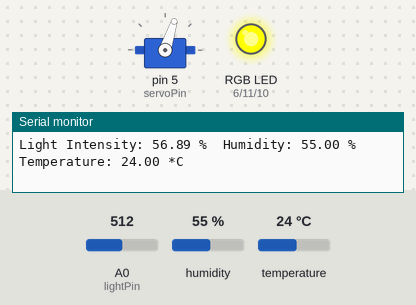
A sketch run on a simulated Arduino Uno, built with avr-gcc and run on an emulated ATmega328P. Shown: servo, an RGB LED mixed from three pins (HIGH = lit), the last lines printed to the serial monitor. The inputs (shaded band) are chosen by the test bench; at power-on: temperature 24 °C, A0 (lightPin) = 512, humidity 55 %.

Above: at 2.6 s.
2.7 s: temperature set to 25.4 °C
6.2 s: temperature set to 26.7 °C
At 8.5 s:
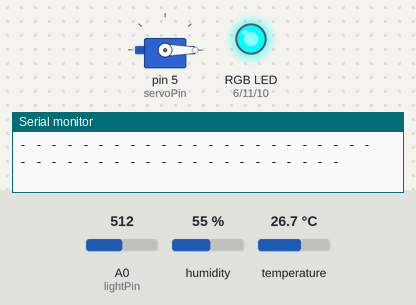
11.5 s: temperature set to 12 °C
At 13.9 s:
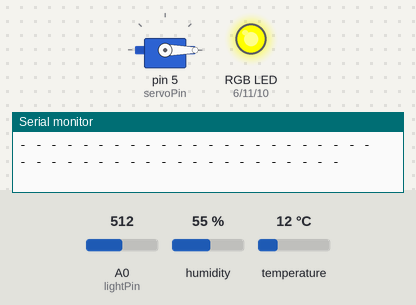
20.4 s: A0 (lightPin) set to 466
23.9 s: A0 (lightPin) set to 437
At 26.9 s:
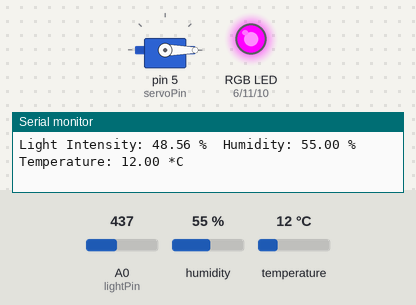
27.2 s: A0 (lightPin) set to 511
At 28.39 s:
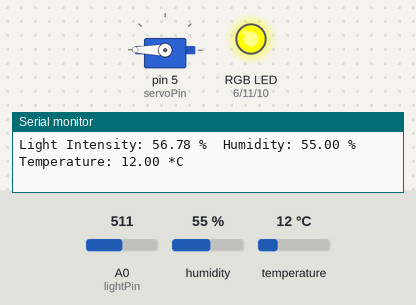
Timing chart, 0 to 37.1 s (numbered marks = the images above; inputs shaded):
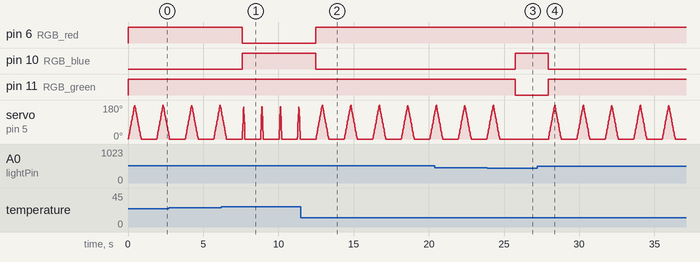

Measured:
- the behaviour switches between 26 and 26.1 °C on temperature (found by bisection; images 0 and 1)
- the behaviour switches between 450 and 449 on A0 (lightPin) (found by bisection; images 2 and 3)
- after the input at 6.2 s, pin 6 (RGB_red): HIGH → LOW after 1.4 s; pin 10 (RGB_blue): LOW → HIGH after 1.4 s
- after the input at 11.5 s, pin 6 (RGB_red): LOW → HIGH after 0.98 s; pin 10 (RGB_blue): HIGH → LOW after 0.98 s
- after the input at 23.9 s, pin 10 (RGB_blue): LOW → HIGH after 1.8 s; pin 11 (RGB_green): HIGH → LOW after 1.8 s; servo on pin 5 (servoPin): goes on until 24.7 s, then stays 0°

The sketch:

mentorship19.ino
```cpp
/* ELEC / CPEN Workshop For UBC BEST Mentorship 2019/2020
 *  Reading from a photoresistor and DHT 22 sensor, and output a servo signal based on situation and RGB LED
 *  Using Arduino Uno, LED, potentiometer, DHT22, 3x1k resistors
 *  By: Alessandro Narciso


Servo setup: https://www.arduino.cc/en/Tutorial/Knob
DHT setup: https://www.instructables.com/id/How-to-use-DHT-22-sensor-Arduino-Tutorial/
RGB setup: https://randomnerdtutorials.com/electronics-basics-how-do-rgb-leds-work/
Photoresistor setup: https://www.instructables.com/id/How-to-use-a-photoresistor-or-photocell-Arduino-Tu/

 */
/*----------------------------------------------------------*/

/**** LIBRARIES ********************/
#include "DHT.h"
#include "Servo.h"

/**** PINS DEFINITIONS ********************/
//temp/hum sensor pins
#define DHTPIN 4     // what pin we're connected to
#define DHTTYPE DHT22   // DHT 22  (AM2302)

//photoresistor pin
#define lightPin A0

//servo pin
#define servoPin 5

//LED pins
int RGB_red = 6;
int RGB_green = 11;
int RGB_blue = 10;

/**** INITIALIZE ********************/
DHT dht(DHTPIN, DHTTYPE); //temp/hum sensor

//servo motor
Servo myservo;  // create servo object to control a servo
                // twelve servo objects can be created on most boards
int pos = 0;    // variable to store the servo position

float lightSensorValue = 0;

//SETUP
void setup()
{
  // to potentiometer ground, potentiometer positive to 5V pin
  // in series with 4.7k ohm R to ground
  pinMode(lightPin, INPUT);

  // LED setup
  pinMode(RGB_red, OUTPUT);
  pinMode(RGB_green, OUTPUT);
  pinMode(RGB_blue, OUTPUT);

  //servo pins
   myservo.attach(servoPin);  // attaches the servo on pin 9 to the servo object

  // DHT setup
  dht.begin();

  //define baud rate
  Serial.begin(9600);
}

//LOOP
void loop()
{
  // reading the value from the light sensor
  lightSensorValue = analogRead(lightPin);

  // Reading temperature or humidity takes about 250 milliseconds!
  // Sensor readings may also be up to 2 seconds 'old' (its a very slow sensor)

  float h = dht.readHumidity();
  // Read temperature as Celsius
  float t = dht.readTemperature();

  // sensor values from DHT
  // Check if any reads failed and exit early (to try again).
  if (isnan(h) || isnan(t)) {
    Serial.println("Failed to read from DHT sensor!");
    return;
  }

  // printing the sensor outputs on serial monitor

  //for debugging and calibrating photoresistor voltage drop
  //Serial.print("Photoresistance: ");
  //Serial.print(lightSensorValue);
  //when in series with 1k resistor: low = 0-100, high = 900

 // convert photoresistor resistance readings to more meaningful values
  float lightPercent = (900 - (900 - lightSensorValue))/900 * 100;

  Serial.print("Light Intensity: ");
  Serial.print(lightPercent);
  Serial.print(" %");
  Serial.print("\t");

  Serial.print("Humidity: ");
  Serial.print(h);
  Serial.print(" %\t");

  Serial.print("\t");
  Serial.print("Temperature: ");
  Serial.print(t);
  Serial.println(" *C ");


  //change LED color to red if conditions are bad
  if(lightPercent >= 85 || t > 26)
  {
    digitalWrite(RGB_red,LOW);
    digitalWrite(RGB_blue,HIGH);
    digitalWrite(RGB_green,HIGH);

    for (pos = 0; pos <= 180; pos += 10) { // goes from 0 degrees to 180 degrees

      // in steps of 1 degree
      myservo.write(pos);              // tell servo to go to position in variable 'pos'
      delay(5);                       // waits 15ms for the servo to reach the position
    }

    for (pos = 180; pos >= 0; pos -= 10) { // goes from 180 degrees to 0 degrees
      myservo.write(pos);              // tell servo to go to position in variable 'pos'
      delay(5);                       // waits 15ms for the servo to reach the position
    }
  }

  else if(lightPercent >= 50 && lightPercent < 85 || (t >= 24 && t <=26))
  {
    digitalWrite(RGB_red,HIGH);
    digitalWrite(RGB_blue,LOW);
    digitalWrite(RGB_green,HIGH);

    for (pos = 0; pos <= 180; pos += 3) { // goes from 0 degrees to 180 degrees

      // in steps of 1 degree
      myservo.write(pos);              // tell servo to go to position in variable 'pos'
      delay(7);                       // waits 15ms for the servo to reach the position
    }

    for (pos = 180; pos >= 0; pos -= 3) { // goes from 180 degrees to 0 degrees
      myservo.write(pos);              // tell servo to go to position in variable 'pos'
      delay(7);                       // waits 15ms for the servo to reach the position
    }
  }

  else if(lightPercent < 50 && t < 24){
    digitalWrite(RGB_red,HIGH);
    digitalWrite(RGB_blue,HIGH);
    digitalWrite(RGB_green,LOW);

  }

  // seperator for lines
  Serial.println("- - - - - - - - - - - - - - - - - - - - - - - - - - - - - - - - - - - - - - - - - - - -");

  //delay
  delay(1000);

}
```
